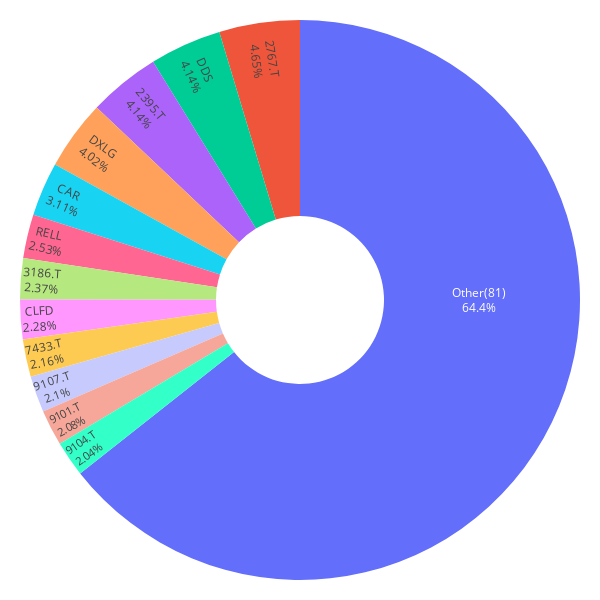

Notebook source saved alongside this figure:
### Markdown cell above
### 1 Month

### Code cell
importlib.reload(mpt_utils)
#
df_portfolio_1m = df_train_1m.tail(variables.PORTF_ALLOC_YEARS_NR * 12)
weights_1m, mu_1m, S_1m, weights_all_1m = mpt_utils.benchmark_portfolio_and_plot(df_portfolio_1m)

### Figure 1 — Plotly figure (JSON) as saved in the notebook; plotly's stock layout.template omitted (floating-point values rounded to 4 significant figures)
{"data": [{"hole": 0.3, "insidetextorientation": "radial", "labels": ["CLFD", "CAR", "DXLG", "DDS", "2395.T", "9107.T", "2767.T", "9104.T", "3186.T", "RELL", "9101.T", "7433.T", "Other(81)"], "textinfo": "label+percent", "textposition": "inside", "values": [0.0191, 0.0261, 0.0337, 0.0347, 0.0347, 0.0176, 0.039, 0.0171, 0.0199, 0.0212, 0.0174, 0.0181, 0.5395], "type": "pie"}], "layout": {"margin": {"l": 20, "r": 20, "t": 20, "b": 20}, "font": {"color": "black"}, "height": 600, "width": 600, "paper_bgcolor": "white", "plot_bgcolor": "white", "showlegend": false}}
